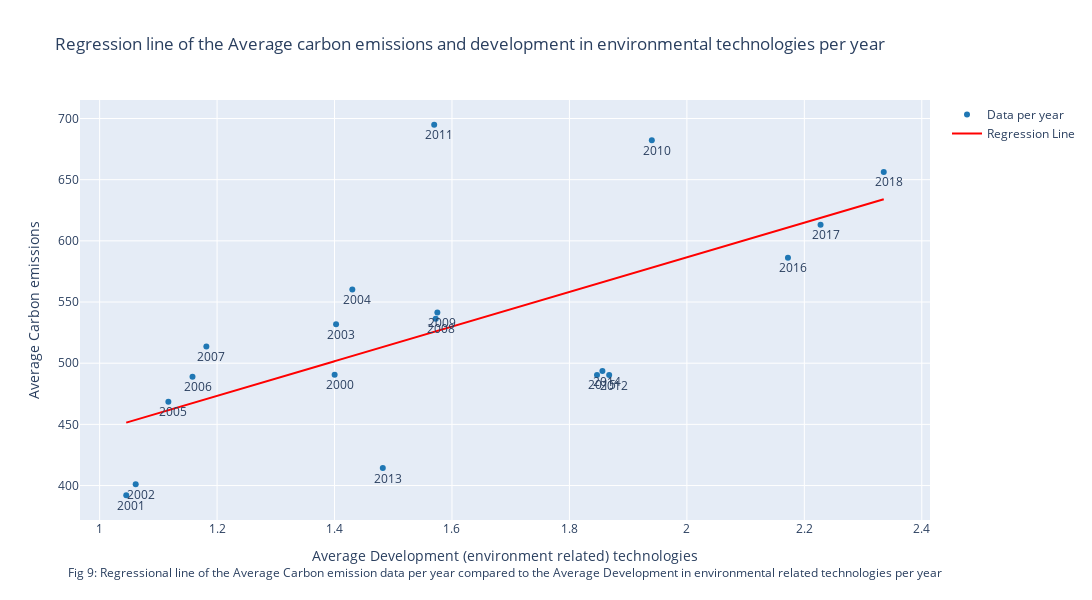

The code cell stored with this chart in its notebook:
### Markdown cell above
Looking at Fig 8 we can see that in teh last years there has been collectively more Carbon emissions but also more money spent in preventing these.

### Code cell
fig3dreg.show()

### Figure 1 — Plotly figure (JSON) as saved in the notebook; plotly's stock layout.template omitted (floating-point values rounded to 4 significant figures)
{"data": [{"marker": {"color": "rgb(31, 119, 180)"}, "mode": "markers", "name": "Data per year", "type": "scatter", "x": [1.4, 1.045, 1.061, 1.403, 1.43, 1.117, 1.158, 1.182, 1.572, 1.575, 1.94, 1.57, 1.868, 1.482, 1.856, 1.847, 2.172, 2.228, 2.335], "y": [490.6, 392.1, 401.1, 531.8, 560.2, 468.5, 488.8, 513.6, 536.3, 541.5, 682.3, 694.9, 490.3, 414.2, 493.6, 490.4, 586.2, 613.1, 656.4]}, {"line": {"color": "red"}, "mode": "lines", "name": "Regression Line", "type": "scatter", "x": [1.4, 1.045, 1.061, 1.403, 1.43, 1.117, 1.158, 1.182, 1.572, 1.575, 1.94, 1.57, 1.868, 1.482, 1.856, 1.847, 2.172, 2.228, 2.335], "y": [501.6, 451.4, 453.7, 502.0, 505.9, 461.6, 467.4, 470.7, 526.0, 526.4, 578.1, 525.6, 567.8, 513.2, 566.2, 564.9, 610.9, 618.7, 634.0]}], "layout": {"annotations": [{"font": {"size": 12}, "showarrow": false, "text": "2000", "x": 1.4, "xshift": 5, "y": 490.6, "yshift": -10}, {"font": {"size": 12}, "showarrow": false, "text": "2001", "x": 1.045, "xshift": 5, "y": 392.1, "yshift": -10}, {"font": {"size": 12}, "showarrow": false, "text": "2002", "x": 1.061, "xshift": 5, "y": 401.1, "yshift": -10}, {"font": {"size": 12}, "showarrow": false, "text": "2003", "x": 1.403, "xshift": 5, "y": 531.8, "yshift": -10}, {"font": {"size": 12}, "showarrow": false, "text": "2004", "x": 1.43, "xshift": 5, "y": 560.2, "yshift": -10}, {"font": {"size": 12}, "showarrow": false, "text": "2005", "x": 1.117, "xshift": 5, "y": 468.5, "yshift": -10}, {"font": {"size": 12}, "showarrow": false, "text": "2006", "x": 1.158, "xshift": 5, "y": 488.8, "yshift": -10}, {"font": {"size": 12}, "showarrow": false, "text": "2007", "x": 1.182, "xshift": 5, "y": 513.6, "yshift": -10}, {"font": {"size": 12}, "showarrow": false, "text": "2008", "x": 1.572, "xshift": 5, "y": 536.3, "yshift": -10}, {"font": {"size": 12}, "showarrow": false, "text": "2009", "x": 1.575, "xshift": 5, "y": 541.5, "yshift": -10}, {"font": {"size": 12}, "showarrow": false, "text": "2010", "x": 1.94, "xshift": 5, "y": 682.3, "yshift": -10}, {"font": {"size": 12}, "showarrow": false, "text": "2011", "x": 1.57, "xshift": 5, "y": 694.9, "yshift": -10}, {"font": {"size": 12}, "showarrow": false, "text": "2012", "x": 1.868, "xshift": 5, "y": 490.3, "yshift": -10}, {"font": {"size": 12}, "showarrow": false, "text": "2013", "x": 1.482, "xshift": 5, "y": 414.2, "yshift": -10}, {"font": {"size": 12}, "showarrow": false, "text": "2014", "x": 1.856, "xshift": 5, "y": 493.6, "yshift": -10}, {"font": {"size": 12}, "showarrow": false, "text": "2015", "x": 1.847, "xshift": 5, "y": 490.4, "yshift": -10}, {"font": {"size": 12}, "showarrow": false, "text": "2016", "x": 2.172, "xshift": 5, "y": 586.2, "yshift": -10}, {"font": {"size": 12}, "showarrow": false, "text": "2017", "x": 2.228, "xshift": 5, "y": 613.1, "yshift": -10}, {"font": {"size": 12}, "showarrow": false, "text": "2018", "x": 2.335, "xshift": 5, "y": 656.4, "yshift": -10}, {"font": {"size": 12}, "showarrow": false, "text": "Fig 9: Regressional line of the Average Carbon emission data per year compared to the Average Development in environmental related technologies per year", "x": 0.5, "xref": "paper", "y": -0.15, "yref": "paper"}], "height": 600, "title": {"text": "Regression line of the Average carbon emissions and development in environmental technologies per year"}, "width": 1200, "xaxis": {"title": {"text": "Average Development (environment related) technologies"}}, "yaxis": {"title": {"text": "Average Carbon emissions"}}}}
